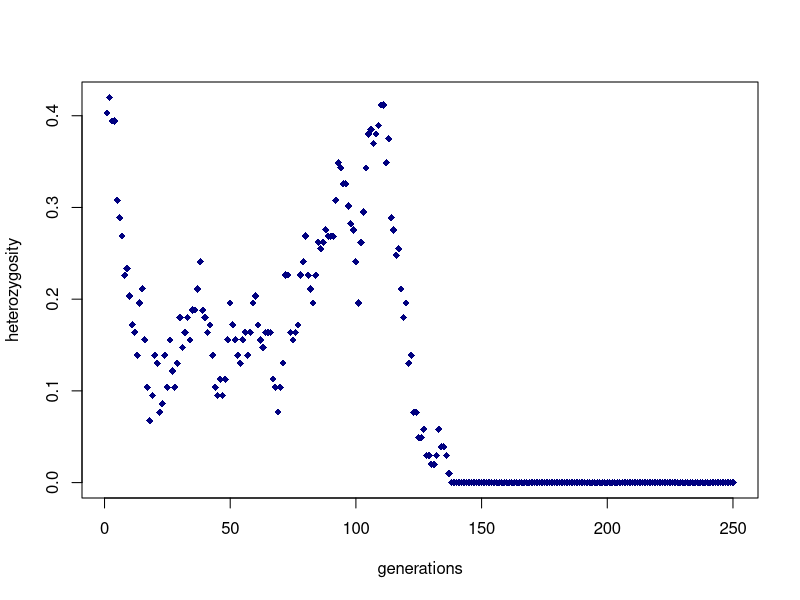
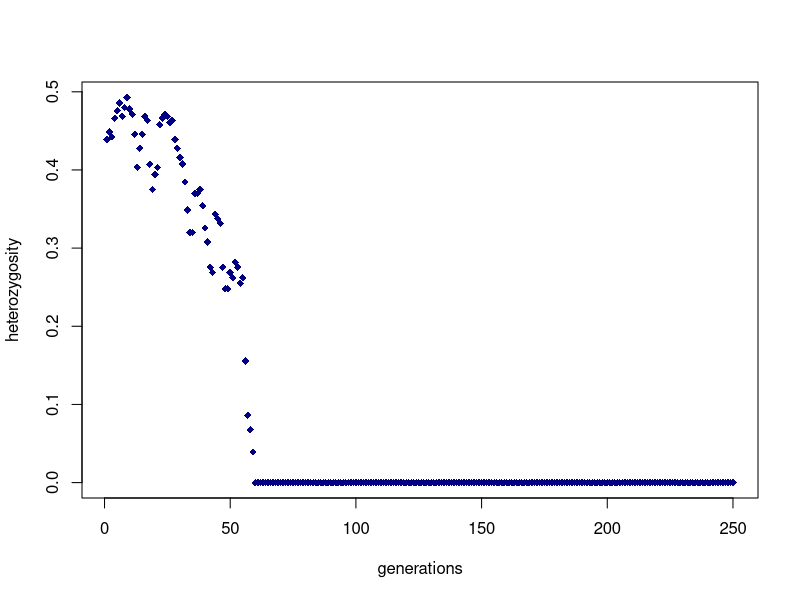
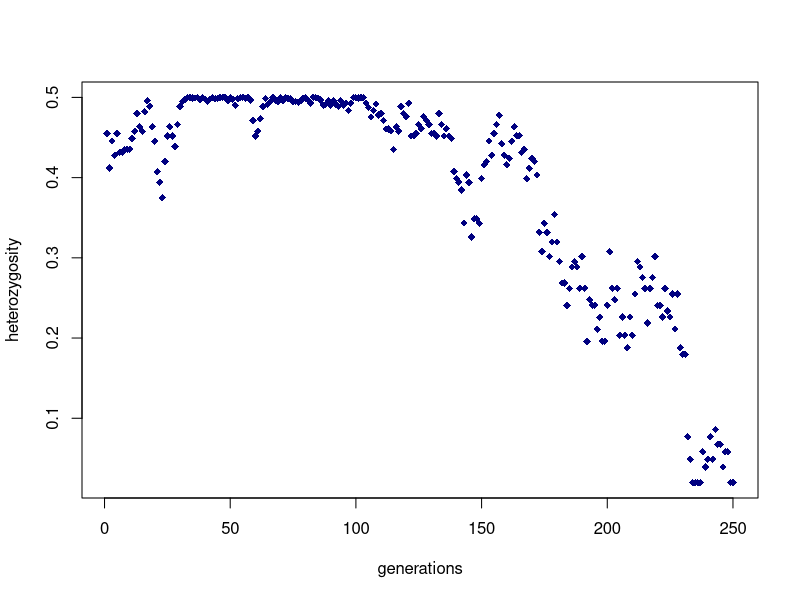
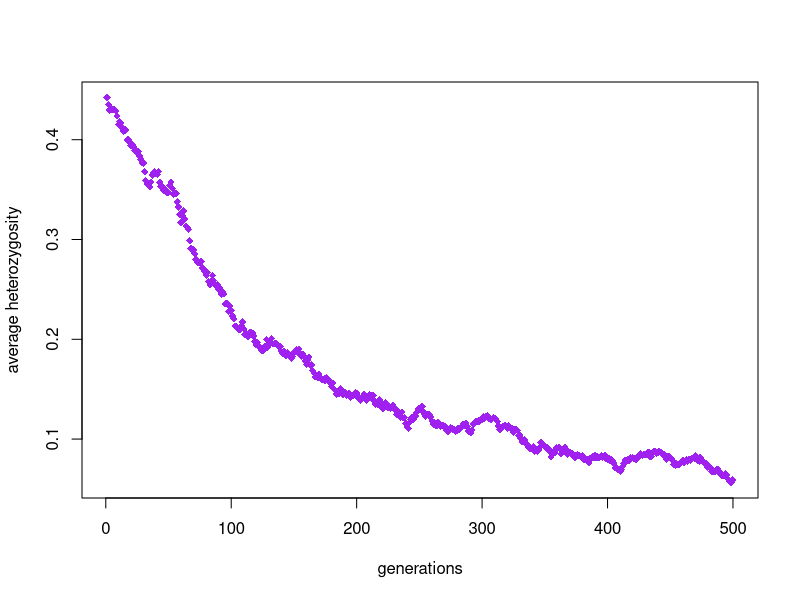
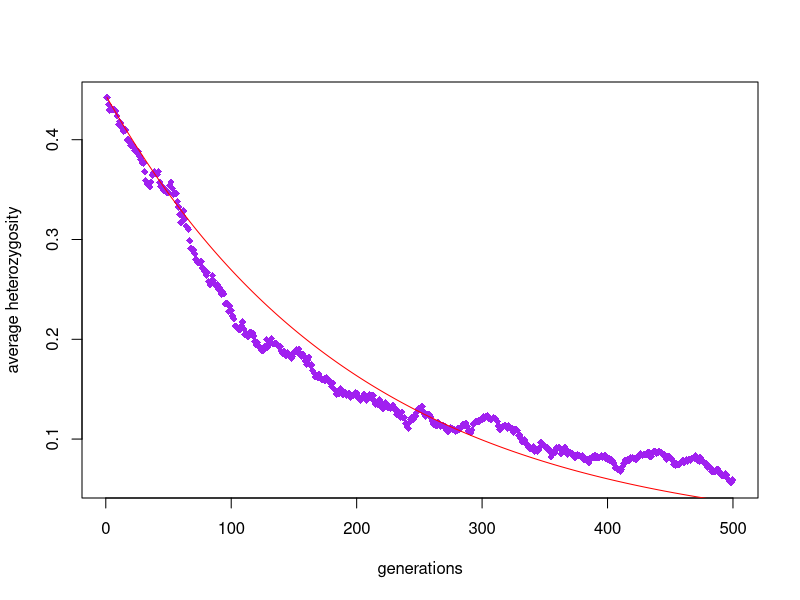
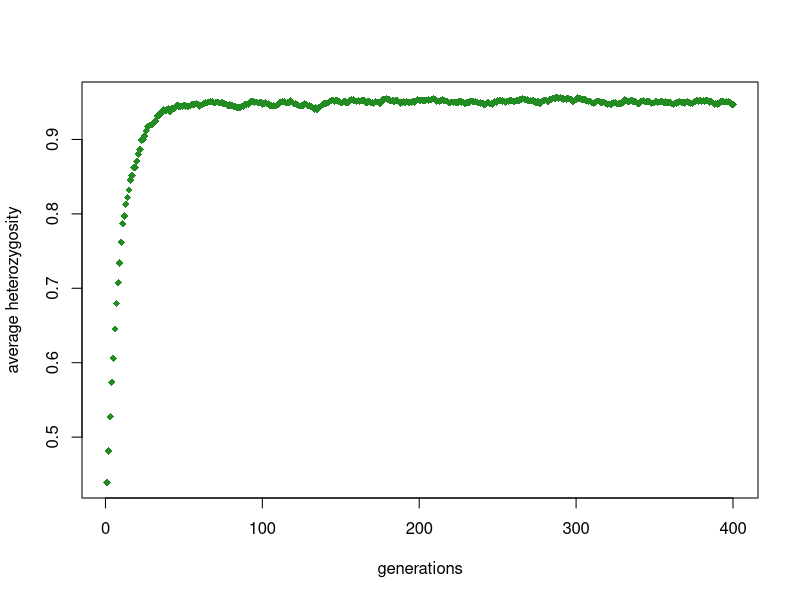
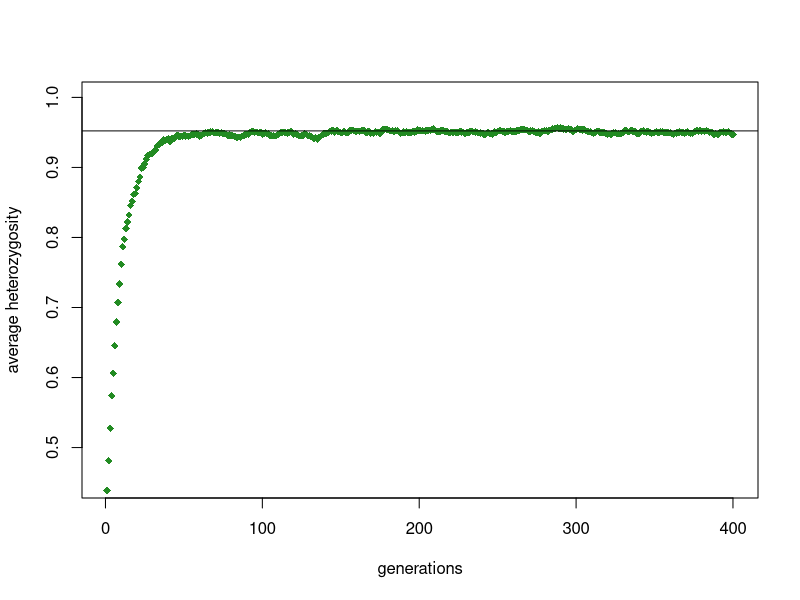
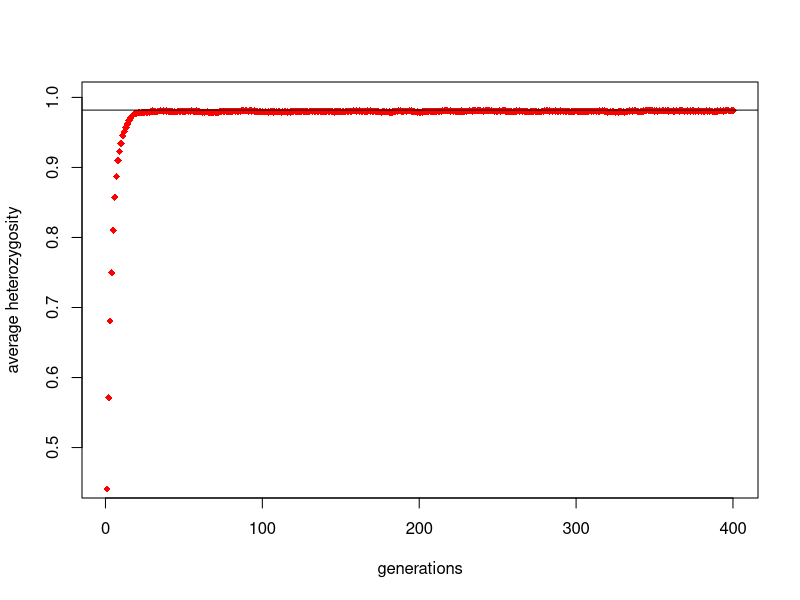

Generate these figures, in order, with R:
## ---- chunk 1
knitr::opts_chunk$set(prompt=FALSE, comment="", fig.width=6, fig.height=6)
## ---- chunk 2
wf <- function(N, ngens, p0=1/3, mu=0) {
 N <- 2*N  # diploid adjustment
 # initialize an empty matrix
 gns <- matrix(NA, nrow=ngens, ncol=N)
 # initialize the first generation, with two alleles, one at freq
 # p0
 alleles <- 2
 gns[1, ] <- sample(1:2, N, replace=TRUE, prob=c(p0, 1-p0))
 for (i in 2:ngens) {
  gns[i, ] <- gns[i-1, sample(1:N, N, replace=TRUE)]
  if (mu > 0) {
    # add mutations to this generation
    muts <- rbinom(N, 1, prob=mu)
    new_alleles <- sum(muts)
    alleles <- alleles + new_alleles
    if (new_alleles) {
      # there are mutations, add to population.
      gns[i, ] <- ifelse(muts, sample(alleles), gns[i, ])
    }
  }
 }
 gns
}
## ---- chunk 3
alleles <- c(1, 1, 1, 1, 2, 2, 3)
table(alleles)
## ---- chunk 4
het <- function(x) {
  allelefreq <- table(x)
  1-sum((allelefreq/sum(allelefreq))^2)
  #heterozygosity is one minus the sum of all the homozygous probabilities
  #each homozygosity is the allele frequency (number of that allele out of the total number) squared
}
## ---- chunk 5
# not shown 
het <- function(x) {
 tbl <- table(x)
 1 - sum((tbl/sum(tbl))^2)
}
## ---- chunk 6
het(alleles)
## ---- chunk 7
set.seed(0)  # ensures your random results are same as discussed below
wf(N=10, ngens=2)
## ---- chunk 8
sim <- wf(N=10, ngens=2)
het(sim[1, ])
het(sim[2, ])
## ---- chunk 9
d <- matrix(c(3, 1, 1, 2,
              1, 1, 3, 1), byrow=TRUE, nrow=2)
apply(d, 1, sum)
## ---- chunk 10
A <- wf(N=100,ngens = 250)
B <- apply(A,1,het)
plot(1:250,B, xlab = "generations" , ylab = "heterozygosity",pch=18, col="navyblue")
## ---- chunk 11
B <- apply((wf(N=100,ngens = 250)),1,het)
plot(1:250,B, xlab = "generations" , ylab = "heterozygosity",pch=18, col="navyblue")
## ---- chunk 12
plot(1:250,(apply((wf(N=100,ngens = 250)),1,het)), xlab = "generations" , ylab = "heterozygosity",pch=18, col="navyblue")
## ---- chunk 13
het_sim <- function(N, ngens, p0=1/3, mu=0) {
  sim <- wf(N=N, ngens=ngens, p0=p0, mu=mu)
  # ADD heterozygosity calculation here, and return vector
  # of heterozygosity per generation (uses apply())
  (sum(apply(sim,1,het)))/ngens
  #takes each row of "sim" and runs het function on it, add all of those together and divide by the total number of generations
  #yields a vector of heterozygosity per generation
}
## ---- chunk 14
het_sim <- function(N, ngens, p0=1/3, mu=0) {
  sim <- wf(N=N, ngens=ngens, p0=p0, mu=mu)
  # ADD heterozygosity calculation here, and return vector
  # of heterozygosity per generation (uses apply())
  apply(sim,1,het)
  #takes each row of "sim" and runs het function on it
  #yields a vector of heterozygosity for every generation
}
## ---- chunk 15
reps <- replicate(2, het_sim(100, 200))
## ---- chunk 16
reps30 <- replicate(30,het_sim(100,500))
## ---- chunk 17
Y <- rowMeans(reps30)
## ---- chunk 18
plot(1:500,Y, col="purple",pch=18,xlab="generations",ylab="average heterozygosity")
## ---- chunk 19
#H_t = H_o*exp(-t/(2*N))
t <- 500
N <- 100
p <- 1/3
H_o <- 2*p*(1-p)
H_t <- H_o*exp(-(seq(1,500))/(2*N))
plot(1:500,Y, col="purple",pch=18,xlab="generations",ylab="average heterozygosity")
lines(seq(1,500),H_t,col="red")
## ---- chunk 20
# your simulation and plot code here
repsmu <- replicate(30,het_sim(N=100,ngens=400,mu=exp(-3)))
plot(1:400,rowMeans(repsmu), col="forestgreen",pch=18,xlab="generations",ylab="average heterozygosity")
## ---- chunk 21
#equilibrium heterozygosity in a population at equilibrium between mutation and drift
#H=(4*N*mu)/(1+(4*N*mu))
N <- 100
mu <- exp(-3)
H <- (4*N*mu)/(1+(4*N*mu))
plot(1:400,rowMeans(repsmu), col="forestgreen",pch=18,xlab="generations",ylab="average heterozygosity",ylim = c(.45,1))
abline(h=H)
## ---- chunk 22
repsmu2 <- replicate(30,het_sim(N=100,ngens=400,mu=exp(-2)))
plot(1:400,rowMeans(repsmu2),col="red",pch=18,xlab="generations",ylab="average heterozygosity",ylim = c(.45,1))
mu2 <- exp(-2)
H2 <- (4*N*mu2)/(1+(4*N*mu2))
abline(h=H2)
